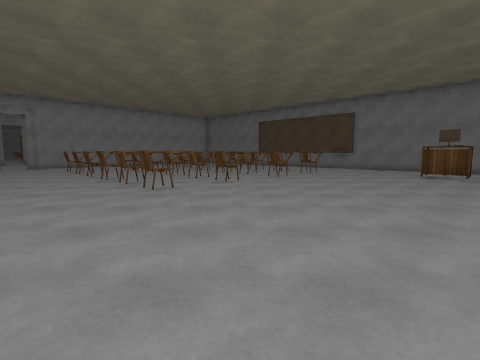
view 1 (above)

21 first-person views from a walk through a 3-D level made in the Unity game engine. The camera is 1.43 m above the floor, tilts 6° down and sees 85° across. The floor is counted in squares, 1.19 m on a side. Each view is taken from the middle of a square. On the plan, view 1 faces up. The plan holds only what a view shows up to about 12 squares ahead; the rest is blank. The place goes on beyond the plan. The player is left out. Surface patterns are stand-ins for the level's own textures.

view 2
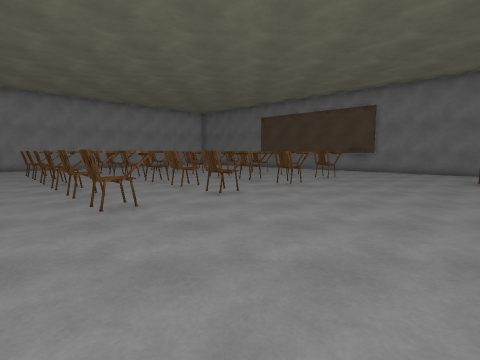

view 3
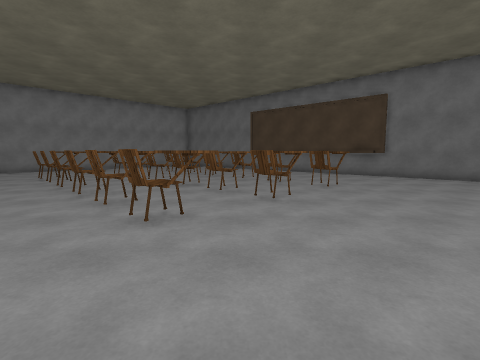

view 4
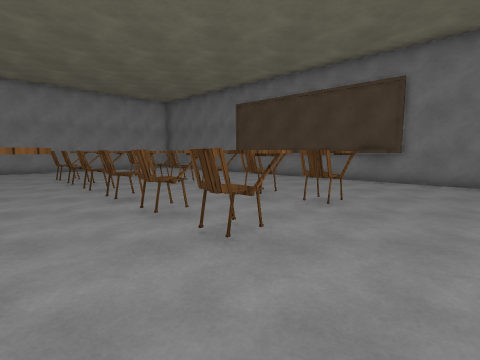

view 5
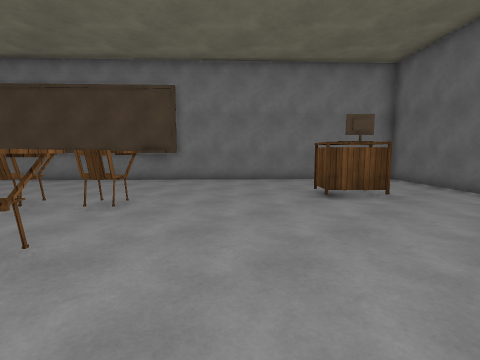

view 6
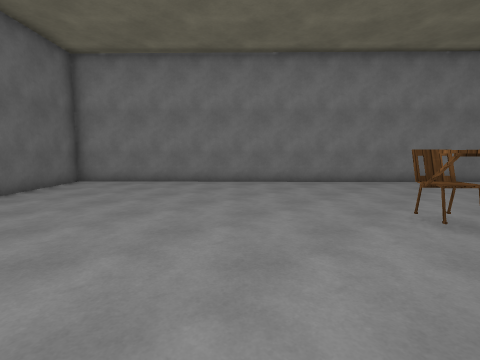

view 7
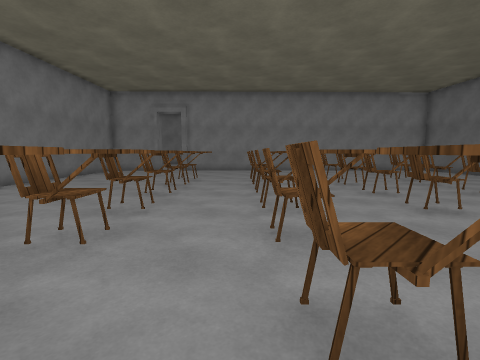

view 8
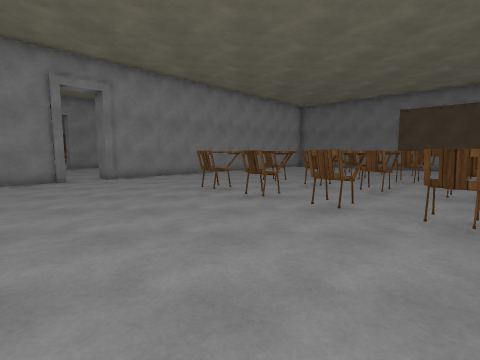

view 9
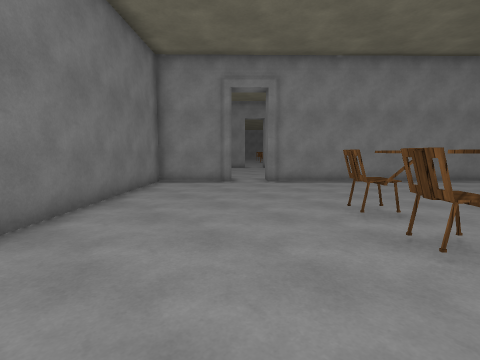

view 10
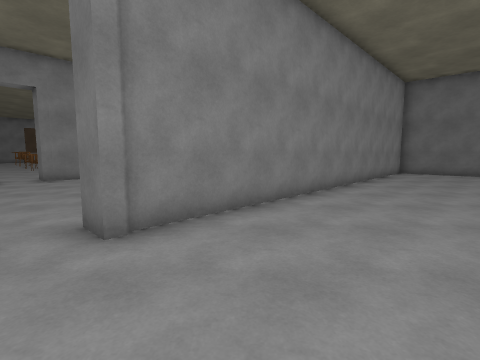

view 11
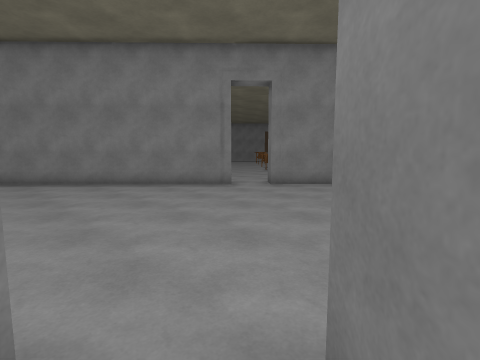

view 12
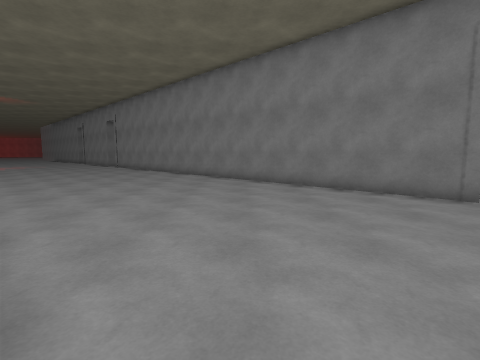

view 13
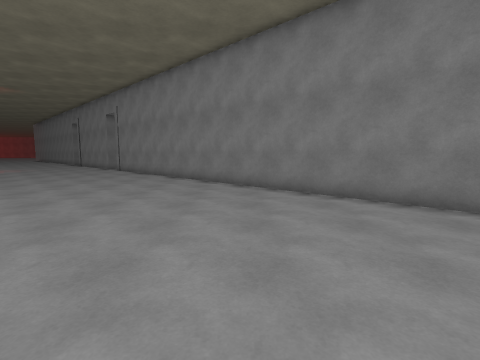

view 14
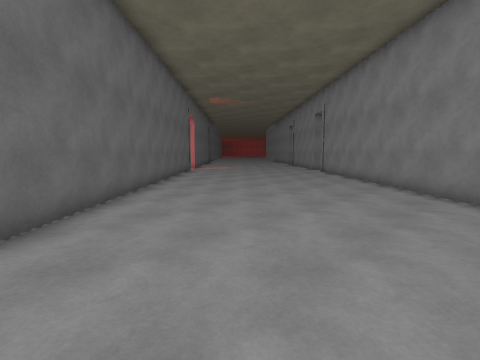

view 15
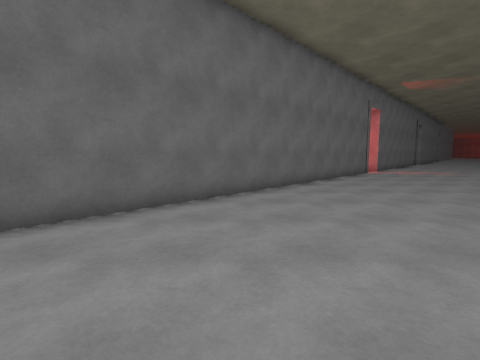

view 16
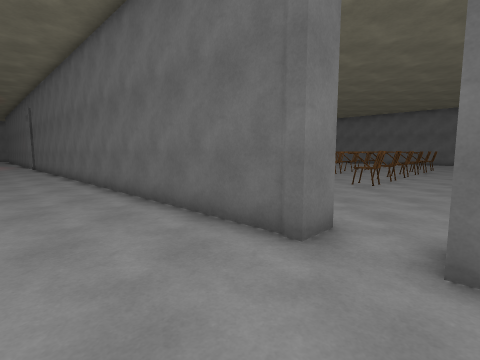

view 17
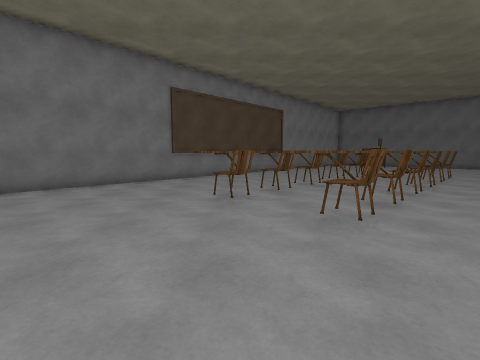

view 18
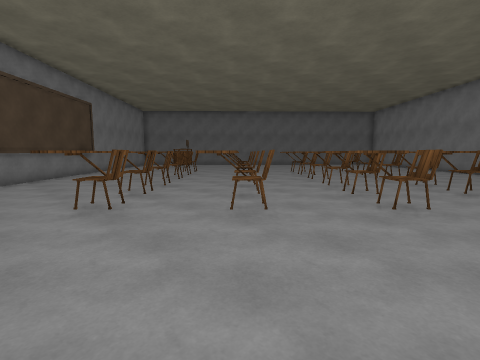

view 19
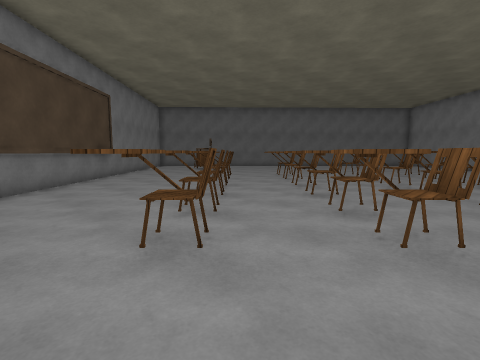

view 20
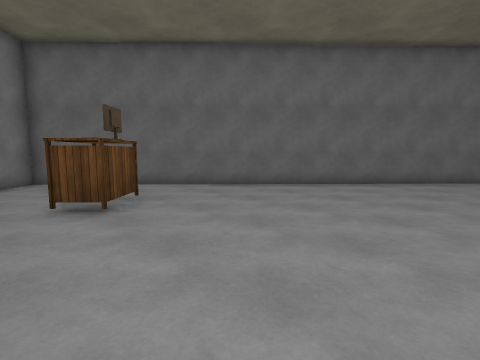

view 21
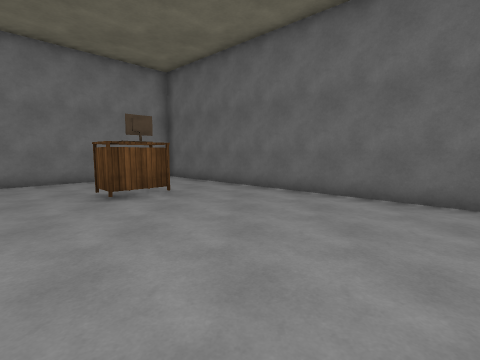

### Floor plan
Points are (right, up) in squares from view 1. A wall is a line through its corners. A room is listed if a view was taken in it or the views show most of it. See-through windows are left out.
Room 1 (views 1, 2, 3, 4, 5, 6, 7, 8, 9, 10, 11, 17, 18, 19, 20, 21)
walls: (4.7, 22.4) (3.4, 23.6); (6.9, 20.3) (5.4, 21.8); (-11.4, 8.4) (0.1, -3.4) (12.5, 9.7); (1.4, 25.4) (-0.9, 27.5); (-6.7, 27.1) (-15, 18.6); (-16, 17.6) (-18.1, 15.3) (-12.5, 9.5); (12.6, 15.2) (8.4, 19)
ways out: opening at (-16, 18) to room 2
objects: other object (-10, 15) to (-9, 16); other object (-9, 14) to (-8, 15); other object (-8, 17) to (-7, 19); other object (-7, 12) to (-6, 14); other object (-7, 16) to (-5, 17); other object (-6, 11) to (-5, 12); other object (-6, 20) to (-4, 21); other object (-5, 9) to (-3, 11); other object (-5, 15) to (-4, 16); other object (-4, 13) to (-3, 14); other object (-4, 18) to (-3, 19); other object (-4, 22) to (-2, 23); other object (-3, 8) to (-2, 9); other object (-3, 17) to (-2, 18); other object (-2, 12) to (-1, 13); other object (-2, 20) to (-1, 22); other object (-1, 10) to (0, 12); other object (-1, 15) to (0, 17); other object (-1, 19) to (0, 20); other object (0, 14) to (1, 15); other object (1, 12) to (3, 13); other object (1, 18) to (2, 19); other object (2, 16) to (3, 17); other object (2, 24) to (3, 25); other object (3, 15) to (5, 16); other object (5, 22); other object (7, 19) to (8, 20); other object (9, 11) to (10, 13)
Room 2 (views 12, 13, 14, 15, 16)
walls: (-22.1, 24.8) (-32.5, 14); (-15, 18.6) (-15.5, 19.1) (-7.4, 27.5); (-19.6, 27.5) (-21.2, 25.8); (-29.3, 4.9) (-21.3, 13.1)
ways out: opening at (-16, 18) to room 1

Where each view was taken, in squares from view 1:
view 1: 0 up, 0 right, facing up
view 2: 3 up, 0 right, facing up
view 3: 6 up, 1 right, facing up
view 4: 9 up, 2 right, facing up
view 5: 9 up, 2 right, facing up-right
view 6: 9 up, 3 right, facing down-left
view 7: 9 up, 0 right, facing up-left
view 8: 7 up, 9 left, facing up
view 9: 10 up, 8 left, facing up-left
view 10: 15 up, 13 left, facing up
view 11: 18 up, 15 left, facing up-left
view 12: 19 up, 16 left, facing left
view 13: 17 up, 20 left, facing left
view 14: 17 up, 22 left, facing down-left
view 15: 17 up, 25 left, facing down
view 16: 20 up, 19 left, facing right
view 17: 22 up, 10 left, facing right
view 18: 24 up, 9 left, facing down-right
view 19: 24 up, 6 left, facing down-right
view 20: 14 up, 3 right, facing down-right
view 21: 9 up, 2 right, facing right
